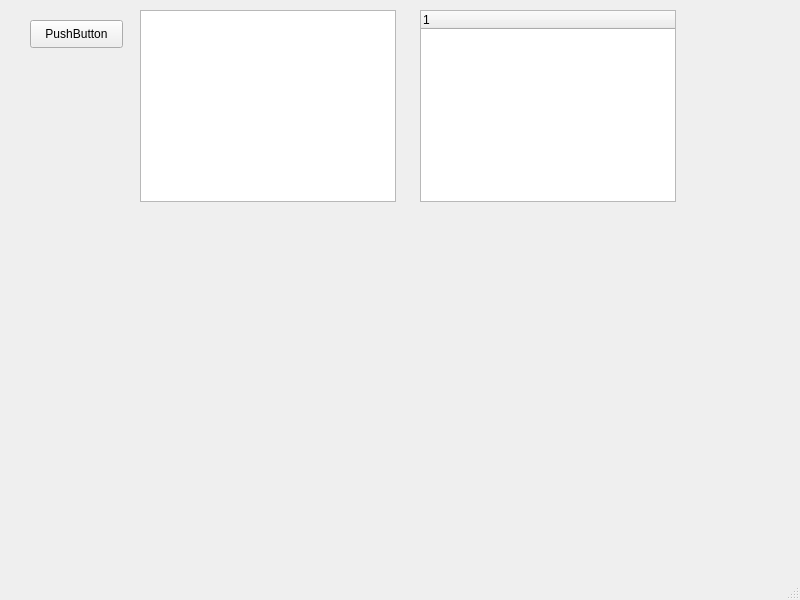
<?xml version="1.0" encoding="UTF-8"?>
<ui version="4.0">
 <class>MainWindow</class>
 <widget class="QMainWindow" name="MainWindow">
  <property name="geometry">
   <rect>
    <x>0</x>
    <y>0</y>
    <width>800</width>
    <height>600</height>
   </rect>
  </property>
  <property name="windowTitle">
   <string>MainWindow</string>
  </property>
  <widget class="QWidget" name="centralwidget">
   <widget class="QPushButton" name="pushButton">
    <property name="geometry">
     <rect>
      <x>30</x>
      <y>20</y>
      <width>93</width>
      <height>28</height>
     </rect>
    </property>
    <property name="text">
     <string>PushButton</string>
    </property>
   </widget>
   <widget class="QTreeView" name="treeView">
    <property name="geometry">
     <rect>
      <x>140</x>
      <y>10</y>
      <width>256</width>
      <height>192</height>
     </rect>
    </property>
   </widget>
   <widget class="QTreeWidget" name="treeWidget">
    <property name="geometry">
     <rect>
      <x>420</x>
      <y>10</y>
      <width>256</width>
      <height>192</height>
     </rect>
    </property>
    <column>
     <property name="text">
      <string notr="true">1</string>
     </property>
    </column>
   </widget>
  </widget>
  <widget class="QMenuBar" name="menubar">
   <property name="geometry">
    <rect>
     <x>0</x>
     <y>0</y>
     <width>800</width>
     <height>26</height>
    </rect>
   </property>
  </widget>
  <widget class="QStatusBar" name="statusbar"/>
 </widget>
 <resources/>
 <connections/>
</ui>
